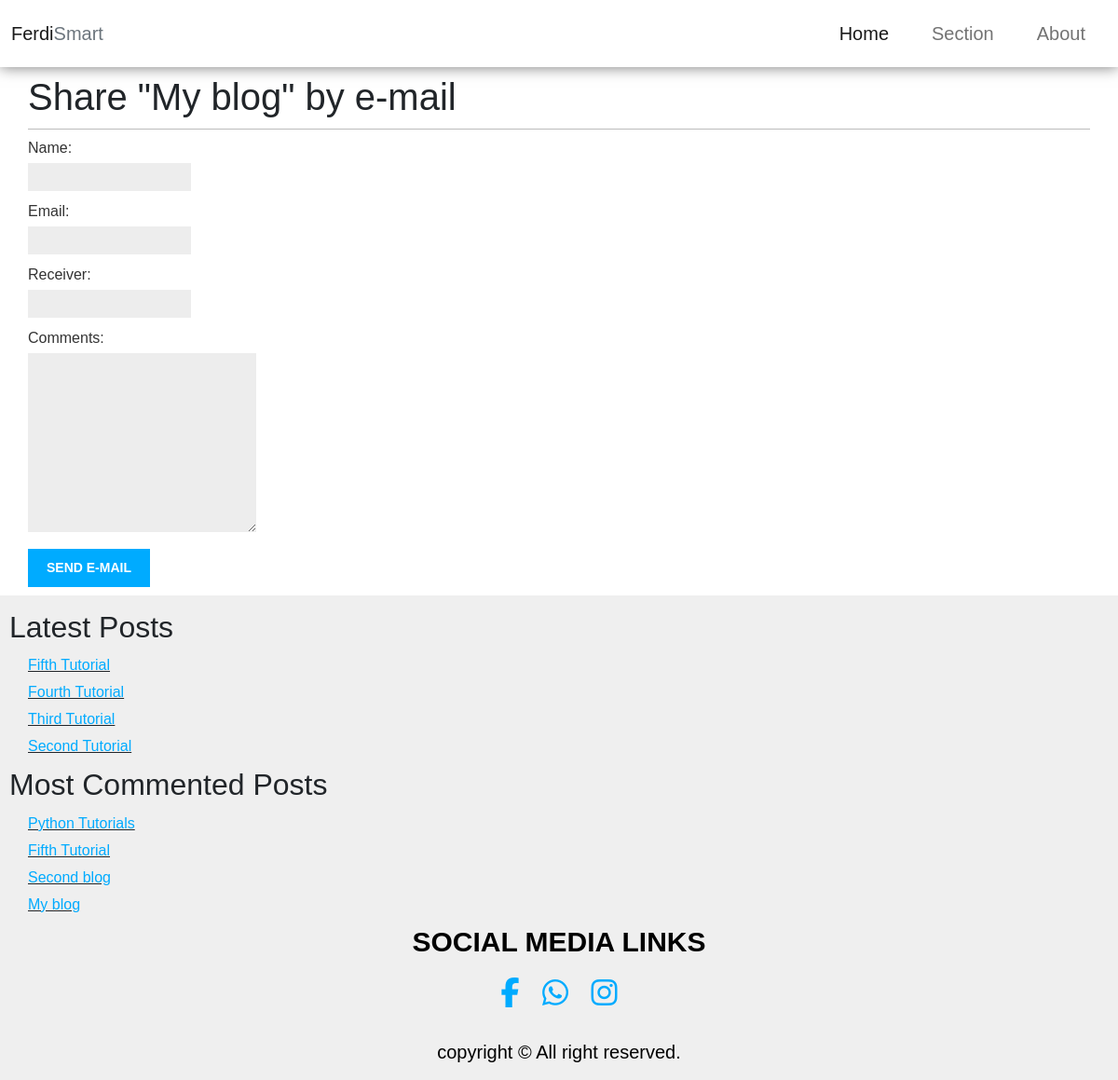
/blog/2/share/, run on the app's committed database.
### blog/models.py (models this page shows, shortened)
class Post(models.Model):
  STATUS_CHOICES = (
      ('draft', 'Draft'),
      ('published', 'Published')
  )
  title = models.CharField(max_length=250)
  slug = models.SlugField(max_length=250, unique_for_date='publish')
  author = models.ForeignKey(User, on_delete=models.CASCADE, related_name='blog_posts')
  body =models.TextField()
  publish = models.DateTimeField(default=timezone.now)
  created = models.DateTimeField(auto_now_add=True)
  updated = models.DateTimeField(auto_now=True)
  status = models.CharField(max_length=10, choices=STATUS_CHOICES, default='draft')
  class Meta:
    ordering = ('-publish',)
  objects = models.Manager()
  Published = PublishedManager()
  def get_absolute_url(self):
    return reverse('blog:post_details', args=[self.slug])

### blog/views.py (the view)
# urls.py: path('<int:post_id>/share/', views.post_share, name='post_share')
def post_share(request, post_id):
  post = get_object_or_404(Post, id=post_id, status='published')
  sent = False
  if request.method == 'POST':
    form = EmailPostForm(request.POST)
    if form.is_valid():
      cd=form.cleaned_data
      post_url = request.build_absolute_uri(post.get_absolute_url())
      subject = f"{cd['name']} recommends you read" \
                f"{post.title}"
      message = f"Read {post.title} at {post_url}\n\n" \
                f"{cd['name']}\'s comments: {cd['comments']}"
      send_mail(subject, message, 'admin@myblog.com', [cd['receiver']])
      sent = True
      messages.success(request, f"E-mail sent to {cd['receiver']} Successfully")
      return redirect(reverse('blog:post_details', args=[post.slug]))
  else:
    form = EmailPostForm()
  return render(request, 'blog/post/share.html', {'post': post, 'form': form, 'sent': sent})

### blog/forms.py
class EmailPostForm(forms.Form):
  name = forms.CharField(max_length=25)
  email = forms.EmailField()
  receiver = forms.EmailField()
  comments = forms.CharField(required=False, widget=forms.Textarea(attrs={'rows':10, 'cols':30}))

### blog/models.py (called while the page is built)
  def get_queryset(self):
    return super(PublishedManager, self).get_queryset()\
       .filter(status='published')

### blog/templatetags/blog_tags.py (called while the page is built)
@register.inclusion_tag('blog/post/latest_posts.html')
def show_latest_post(count=5):
  latest_posts = Post.Published.order_by('-publish')[:count]
  return {'latest_posts': latest_posts}

@register.simple_tag
def get_most_commented_posts(count=5):
  return Post.Published.annotate(total_comments=Count('comment')).order_by('-total_comments')[:count]

### blog/templates/blog/post/share.html (shortened to what this page needs)
{% extends 'blog/base.html' %}
{% block content %}
  <h1>Share "{{post.title}}" by e-mail</h1>
  <form method="post">
    {% for field in form %}
    <div>
      {{ field.label_tag }} {{ field }}
    </div>
    {% endfor %}
    <input type="submit" value="Send e-mail">
  </form>
{% endblock %}

### blog/templates/blog/base.html (shortened to what this page needs)
{% load static %}
{% load blog_tags %}
<!DOCTYPE html>
<html>
  <head>
    <link href="{% static "css/style.css" %}" rel="stylesheet">
    <link href="https://cdn.jsdelivr.net/npm/bootstrap@5.1.3/dist/css/bootstrap.min.css" rel="stylesheet">
  </head>
  <body>
    <nav class="navbar navbar-expand-sm bg-white navbar-light fixed-top" style="box-shadow:0 0 15px 0 #777">
  <div class="container-fluid">
    <a class="navbar-brand" href="#">Ferdi<span class="text-muted" >Smart</span></a>
    <div class="collapse navbar-collapse justify-content-sm-end" id="collapsibleNavbar">
      <ul class="navbar-nav fs-5 fw-normal" >
        <li class="nav-item ">
          <a class="nav-link active " href="{% url "blog:post_list" %}">Home</a>
        </li>
        <li class="nav-item">
          <a class="nav-link" href="#">Section</a>
        </li>
        <li class="nav-item">
          <a class="nav-link" href="#">About</a>
        </li>
      </ul>
    </div>
  </div>
</nav>
    <div class="content">
      {% block content %}
      {% endblock %}
    </div>
    <div class="sidebar">
      <h2>Latest Posts</h3>
      {% show_latest_post 4 %}
      <h2>Most Commented Posts</h2>
      {% get_most_commented_posts 4 as most_commented_posts %}
      <ul>
        {% for post in most_commented_posts %}
        <li class="li">
          <a class="link" href="{{ post.get_absolute_url }}">{{ post.title }}</a>
        </li>
        {% endfor %}
      </ul>
        <div class="social">
           <p>SOCIAL MEDIA LINKS</p>
           <a class="link" href="https://www.facebook.com/profile.php?id=100077376138673" ><i class="fa-brands fa-facebook-f fa-2x"></i></a>
            <a class="link" href="https://wa.link/q54he2" ><i class="fa-brands fa-whatsapp fa-2x"></i></a>
            <a class="link" href="#instagram" ><i class="fa-brands fa-instagram fa-2x"></i></a>
         </div>
         <div class="footer-copyright" >
             <div>
                copyright © All right reserved.
             </div>
         </div>
    </div>
  </body>
</html>

### blog/templates/blog/post/latest_posts.html
<ul>
  {% for post in latest_posts %}
    <li class="li">
      <a class="link" href="{{ post.get_absolute_url }}">{{ post.title }}</a>
    </li>
  {% endfor %}
</ul>

### blog/templates/blog/base.html (style rules this page uses)
body { margin:0; padding:0; font-family:helvetica, sans-serif; }
.link { color:#00abff; text-decoration:none; }
h1 { font-weight:normal; border-bottom:1px solid #bbb; padding:0 0 10px 0; }
h2 { font-weight:normal; margin:10px 0 ; }
.content { padding:0 30px; margin-top: 80px; }
.sidebar { margin-top: 500px; padding:5px 10px; background:#efefef; height: auto; }
ul { margin: 0; padding: 0; list-style-type: none; }
li { margin: 5px 15px 5px; }
.li { margin: 5px 20px 5px; text-decoration: underline; }
label { float:left; clear:both; color:#333; margin-bottom:4px; }
input, textarea { clear:both; float:left; margin:0 0 10px; background:#ededed; border:0; padding:6px 10px; font-size:12px; }
input[type=submit] { font-weight:bold; background:#00abff; color:#fff; padding:10px 20px; font-size:14px; margin-top: 8px; text-transform:uppercase; }
.social { text-align: center; }
.social p { font-size:30px; color:#000; text-align:center; font-weight:bold; }
.social a { margin:10px; }
.sidebar .footer-copyright { text-align:center; padding:10px; margin-top: 20px; }
.sidebar .footer-copyright div { color:#000; font-size:20px; }

### data on the page
Post: title "My blog"
Post: title "Fifth Tutorial"
Post: title "Fourth Tutorial"
Post: title "Third Tutorial"
Post: title "Second Tutorial"
Post: title "Python Tutorials"
Post: title "Second blog"

### other printed values
{{ field.label_tag }} "Name:" "Email:" "Receiver:" "Comments:"
